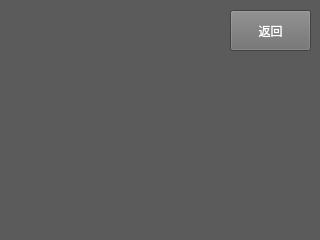
<?xml version="1.0" encoding="UTF-8"?>
<ui version="4.0">
 <class>Home</class>
 <widget class="QWidget" name="Home">
  <property name="geometry">
   <rect>
    <x>0</x>
    <y>0</y>
    <width>320</width>
    <height>240</height>
   </rect>
  </property>
  <property name="palette">
   <palette>
    <active>
     <colorrole role="WindowText">
      <brush brushstyle="SolidPattern">
       <color alpha="255">
        <red>255</red>
        <green>255</green>
        <blue>0</blue>
       </color>
      </brush>
     </colorrole>
     <colorrole role="Base">
      <brush brushstyle="SolidPattern">
       <color alpha="255">
        <red>255</red>
        <green>255</green>
        <blue>255</blue>
       </color>
      </brush>
     </colorrole>
     <colorrole role="Window">
      <brush brushstyle="SolidPattern">
       <color alpha="255">
        <red>91</red>
        <green>91</green>
        <blue>91</blue>
       </color>
      </brush>
     </colorrole>
    </active>
    <inactive>
     <colorrole role="WindowText">
      <brush brushstyle="SolidPattern">
       <color alpha="255">
        <red>255</red>
        <green>255</green>
        <blue>0</blue>
       </color>
      </brush>
     </colorrole>
     <colorrole role="Base">
      <brush brushstyle="SolidPattern">
       <color alpha="255">
        <red>255</red>
        <green>255</green>
        <blue>255</blue>
       </color>
      </brush>
     </colorrole>
     <colorrole role="Window">
      <brush brushstyle="SolidPattern">
       <color alpha="255">
        <red>91</red>
        <green>91</green>
        <blue>91</blue>
       </color>
      </brush>
     </colorrole>
    </inactive>
    <disabled>
     <colorrole role="WindowText">
      <brush brushstyle="SolidPattern">
       <color alpha="255">
        <red>120</red>
        <green>120</green>
        <blue>120</blue>
       </color>
      </brush>
     </colorrole>
     <colorrole role="Base">
      <brush brushstyle="SolidPattern">
       <color alpha="255">
        <red>91</red>
        <green>91</green>
        <blue>91</blue>
       </color>
      </brush>
     </colorrole>
     <colorrole role="Window">
      <brush brushstyle="SolidPattern">
       <color alpha="255">
        <red>91</red>
        <green>91</green>
        <blue>91</blue>
       </color>
      </brush>
     </colorrole>
    </disabled>
   </palette>
  </property>
  <property name="windowTitle">
   <string>Form</string>
  </property>
  <widget class="QPushButton" name="pushButton">
   <property name="geometry">
    <rect>
     <x>230</x>
     <y>10</y>
     <width>81</width>
     <height>41</height>
    </rect>
   </property>
   <property name="palette">
    <palette>
     <active>
      <colorrole role="Button">
       <brush brushstyle="SolidPattern">
        <color alpha="255">
         <red>111</red>
         <green>111</green>
         <blue>111</blue>
        </color>
       </brush>
      </colorrole>
      <colorrole role="ButtonText">
       <brush brushstyle="SolidPattern">
        <color alpha="255">
         <red>255</red>
         <green>255</green>
         <blue>255</blue>
        </color>
       </brush>
      </colorrole>
     </active>
     <inactive>
      <colorrole role="Button">
       <brush brushstyle="SolidPattern">
        <color alpha="255">
         <red>111</red>
         <green>111</green>
         <blue>111</blue>
        </color>
       </brush>
      </colorrole>
      <colorrole role="ButtonText">
       <brush brushstyle="SolidPattern">
        <color alpha="255">
         <red>255</red>
         <green>255</green>
         <blue>255</blue>
        </color>
       </brush>
      </colorrole>
     </inactive>
     <disabled>
      <colorrole role="Button">
       <brush brushstyle="SolidPattern">
        <color alpha="255">
         <red>111</red>
         <green>111</green>
         <blue>111</blue>
        </color>
       </brush>
      </colorrole>
      <colorrole role="ButtonText">
       <brush brushstyle="SolidPattern">
        <color alpha="255">
         <red>120</red>
         <green>120</green>
         <blue>120</blue>
        </color>
       </brush>
      </colorrole>
     </disabled>
    </palette>
   </property>
   <property name="text">
    <string>返回</string>
   </property>
  </widget>
  <widget class="QLabel" name="label">
   <property name="geometry">
    <rect>
     <x>240</x>
     <y>130</y>
     <width>71</width>
     <height>51</height>
    </rect>
   </property>
   <property name="text">
    <string/>
   </property>
  </widget>
 </widget>
 <resources/>
 <connections/>
</ui>
